Frame 1 (no input): blank canvas, image omitted
Frame 60 (no input): blank canvas, image omitted
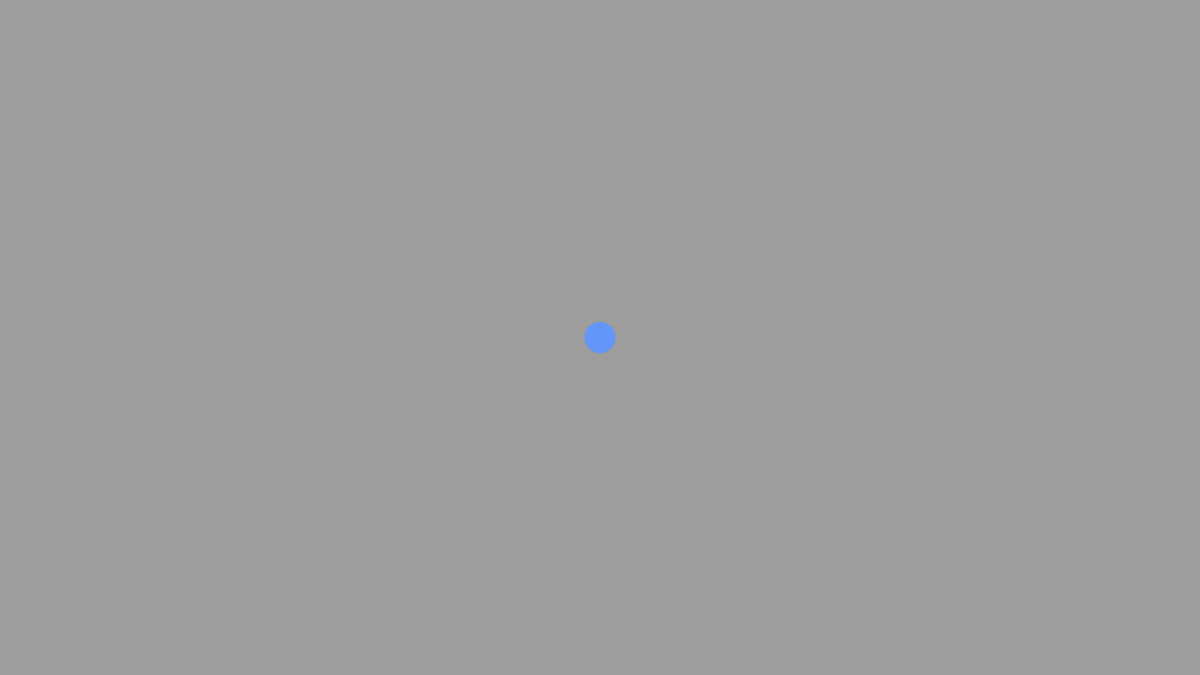
Frame 120 (the mouse pressed at the canvas centre since frame 60)

The p5.js sketch whose frames 1 and 60 were blank and that drew this single picture after the mouse press (run headless with seeded random() and noise() and a simulated clock; from frame 60 on, the mouse is pressed at the canvas centre):

// p5.js sketch
// ── sketch.js
// Define a variable to hold the background color
let bgColor = 220;

function setup() {
  // Create a drawing canvas 400 pixels wide by 400 pixels high
  createCanvas(1920, 1080); 
}

function draw() {
  // Redraw the background each frame to clear the previous circles
  background(bgColor); 
  
  // Set the fill color for the shape (Red, Green, Blue)
  fill(100, 150, 250); 
  
  // Remove the black outline from the shape
  noStroke(); 
  
  // Draw a circle at the current mouse position with a diameter of 50 pixels
  circle(mouseX, mouseY, 50); 
}

// This special p5.js function runs automatically whenever the mouse is clicked
function mousePressed() {
  // Generate a random grayscale value between 50 and 200
  bgColor = random(50, 200); 
}
